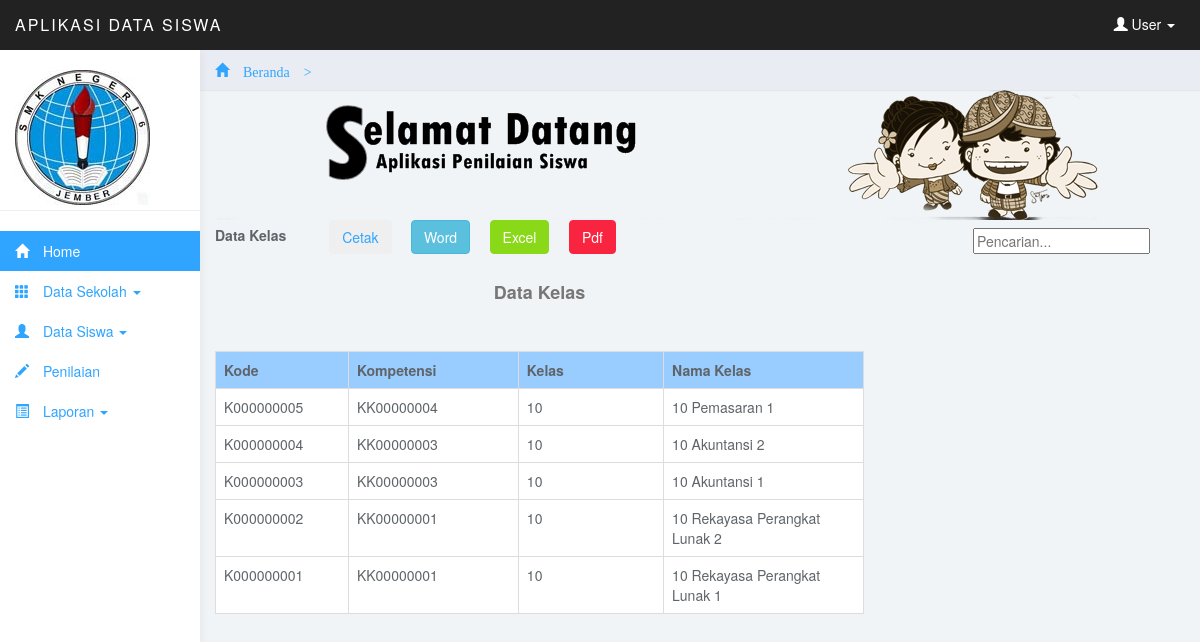
Screenshot of /admin/menu.php?page=lapor_kelas (signed in) with the database file from the repository.
### tables this page shows
CREATE TABLE IF NOT EXISTS `tb_kompetensikeahlian` (
  `kompetensi_kode` char(10) NOT NULL,
  `bidang_kode` char(10) NOT NULL,
  `kompetensi_nama` varchar(25) NOT NULL,
  PRIMARY KEY (`kompetensi_kode`)
);

CREATE TABLE IF NOT EXISTS `tb_kelas` (
  `kode_kelas` varchar(10) NOT NULL,
  `kompetensi_kode` char(10) NOT NULL,
  `kelas` varchar(100) NOT NULL,
  `nama_kelas` varchar(50) NOT NULL,
  PRIMARY KEY (`kode_kelas`)
);

### admin/Data/laporan_kelas/laporan_kelas.php (the view, shortened to what this page needs)
<div class="table-header">
  <div class="nav-collapse"> <strong>Data Kelas &nbsp;&nbsp;&nbsp;&nbsp;&nbsp;&nbsp;&nbsp;&nbsp;&nbsp;</strong>
  <?php if (isset($cari)){ ?>
   <a target="_blank" href="Data/laporan_kelas/laporan_kelascetak.php?cari=<?php echo $cari?>">
    <button type="submit" class="btn btn-inverse" name="btncari"><i class="icon-print"></i>Cetak</button>
  </a> &nbsp;&nbsp;&nbsp;
  <a target="_blank" href="Data/laporan_kelas/laporan_kelasword.php?cari=<?php echo $cari?>">
    <button type="submit" class="btn btn-info" name="btncari"><i class="icon-save"></i>Word</button>
  </a>&nbsp;&nbsp;&nbsp;
  <a target="_blank" href="Data/laporan_kelas/laporan_kelasexcel.php?cari=<?php echo $cari?>">
    <button type="submit" class="btn btn-success" name="btncari"><i class="icon-save"></i>Excel</button>
  </a>&nbsp;&nbsp;&nbsp;
  <a target="_blank" href="Data/laporan_kelas/laporan_kelaspdf.php?cari=<?php echo $cari?>">
    <button type="submit" class="btn btn-danger" name="btncari"><i class="icon-save"></i>Pdf</button>
  </a>
  <?php }else{ ?>
  <a target="_blank" href="Data/laporan_kelas/laporan_kelascetak.php">
    <button type="submit" class="btn btn-inverse" name="btncari"><i class="icon-print"></i>Cetak</button>
  </a> &nbsp;&nbsp;&nbsp;
  <a target="_blank" href="Data/laporan_kelas/laporan_kelasword.php">
    <button type="submit" class="btn btn-info" name="btncari"><i class="icon-save"></i>Word</button>
  </a>&nbsp;&nbsp;&nbsp;
  <a target="_blank" href="Data/laporan_kelas/laporan_kelasexcel.php">
    <button type="submit" class="btn btn-success" name="btncari"><i class="icon-save"></i>Excel</button>
  </a>&nbsp;&nbsp;&nbsp;
  <a target="_blank" href="Data/laporan_kelas/laporan_kelaspdf.php">
    <button type="submit" class="btn btn-danger" name="btncari"><i class="icon-save"></i>Pdf</button>
  </a>
  <?php } ?>
  <form method="get" enctype="multipart/form-data" class="navbar-form pull-right" style="margin-right:20px;">
  <input type="text" name="cari" placeholder="Pencarian..." /><input type="hidden" name="page" value="lapor_kelas" /></form>
  </div>
</div>
<table width="649" border="0" >
  <tr>
    <td width="885" height="42"><div align="center" class="style3">
      <div align="center"><br>
        <p>Data Kelas </p>
        <p>&nbsp;</p>
      </div>
    </div>
        <table width="647" border="0" class="table table-bordered table-hover">
          <tr>
            <td width="129" bgcolor="#99CCFF"><strong>Kode</strong></td>
			<td width="165"  bgcolor="#99CCFF"><strong>Kompetensi </strong></td>
			<td width="141"  bgcolor="#99CCFF"><strong>Kelas</strong></td>
			<td width="194"  bgcolor="#99CCFF"><strong>Nama Kelas</strong></td>
          </tr>
<?php if(isset($cari)){
$sql=mysql_query("select  tb_kelas.*from  tb_kelas where   kode_kelas like '%$cari%' or kompetensi_kode like '%$cari%' or kelas like '%$cari%' or nama_kelas like '%$cari%'   ")or die (mysql_error());
}else{ $sql=mysql_query("select  tb_kelas.*, tb_kompetensikeahlian.* from  tb_kompetensikeahlian, tb_kelas where tb_kelas.kompetensi_kode=tb_kompetensikeahlian.kompetensi_kode")or die (mysql_error()); } ?>
<?php  while($tam=mysql_fetch_array($sql)){ ?>
          <tr>
            <td><?php echo $tam['kode_kelas'] ?></td>
			<td><?php echo $tam['kompetensi_kode'] ?></td>
			<td><?php echo $tam['kelas'] ?></td>
			<td><?php echo $tam['nama_kelas'] ?></td>
          </tr><?php } ?>
      </table>
    </td>
  </tr>
</table>

### admin/css/styles.css (style rules this page uses)
body { background: #f1f4f7; padding-top: 50px; color: #5f6468; }
p { color: #777; }
a, a:hover, a:focus { color: #30a5ff; }
.btn-success, .btn-success:hover, .btn-success:focus, .btn-success:active, .btn-success.active, .open > .dropdown-toggle.btn-success, .btn-success.disabled, .btn-success[disabled], fieldset[disabled] .btn-success, .btn-success.disabled:hover, .btn-success[disabled]:hover, fieldset[disabled] .btn-success:hover, .btn-success.disabled:focus, .btn-success[disabled]:focus, fieldset[disabled] .btn-success:focus, .btn-success.disabled:active, .btn-success[disabled]:active, fieldset[disabled] .btn-success:active, .btn-success.disabled.active, .btn-success[disabled].active, fieldset[disabled] .btn-success.active { background-color: #8ad919; border-color: #8ad919; }
.btn-danger, .btn-danger:hover, .btn-danger:focus, .btn-danger:active, .btn-danger.active, .open > .dropdown-toggle.btn-danger, .btn-danger.disabled, .btn-danger[disabled], fieldset[disabled] .btn-danger, .btn-danger.disabled:hover, .btn-danger[disabled]:hover, fieldset[disabled] .btn-danger:hover, .btn-danger.disabled:focus, .btn-danger[disabled]:focus, fieldset[disabled] .btn-danger:focus, .btn-danger.disabled:active, .btn-danger[disabled]:active, fieldset[disabled] .btn-danger:active, .btn-danger.disabled.active, .btn-danger[disabled].active, fieldset[disabled] .btn-danger.active { background-color: #f9243f; border-color: #f9243f; }
.table { background: #fff; }

### rows the page displays
tb_kompetensikeahlian: tb_kelas.kode_kelas "K000000005", kompetensi_kode "KK00000004", tb_kelas.kelas "10", tb_kelas.nama_kelas "10 Pemasaran 1"
tb_kompetensikeahlian: tb_kelas.kode_kelas "K000000004", kompetensi_kode "KK00000003", tb_kelas.kelas "10", tb_kelas.nama_kelas "10 Akuntansi 2", tb_kelas.kode_kelas "K000000003", tb_kelas.nama_kelas "10 Akuntansi 1"
tb_kompetensikeahlian: tb_kelas.kode_kelas "K000000002", kompetensi_kode "KK00000001", tb_kelas.kelas "10", tb_kelas.nama_kelas "10 Rekayasa Perangkat Lunak 2", tb_kelas.kode_kelas "K000000001", tb_kelas.nama_kelas "10 Rekayasa Perangkat Lunak 1"
